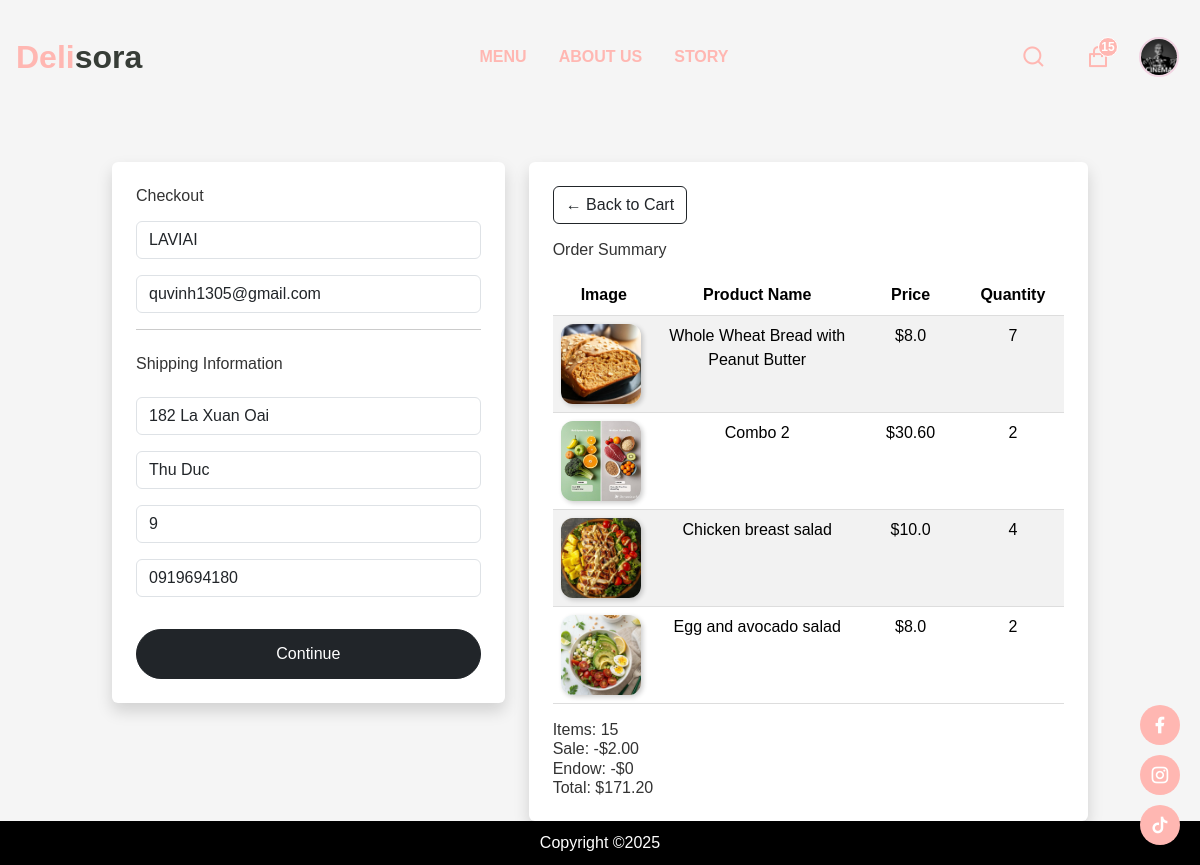
/checkout/ (signed in), run on an earlier commit of the app's database.
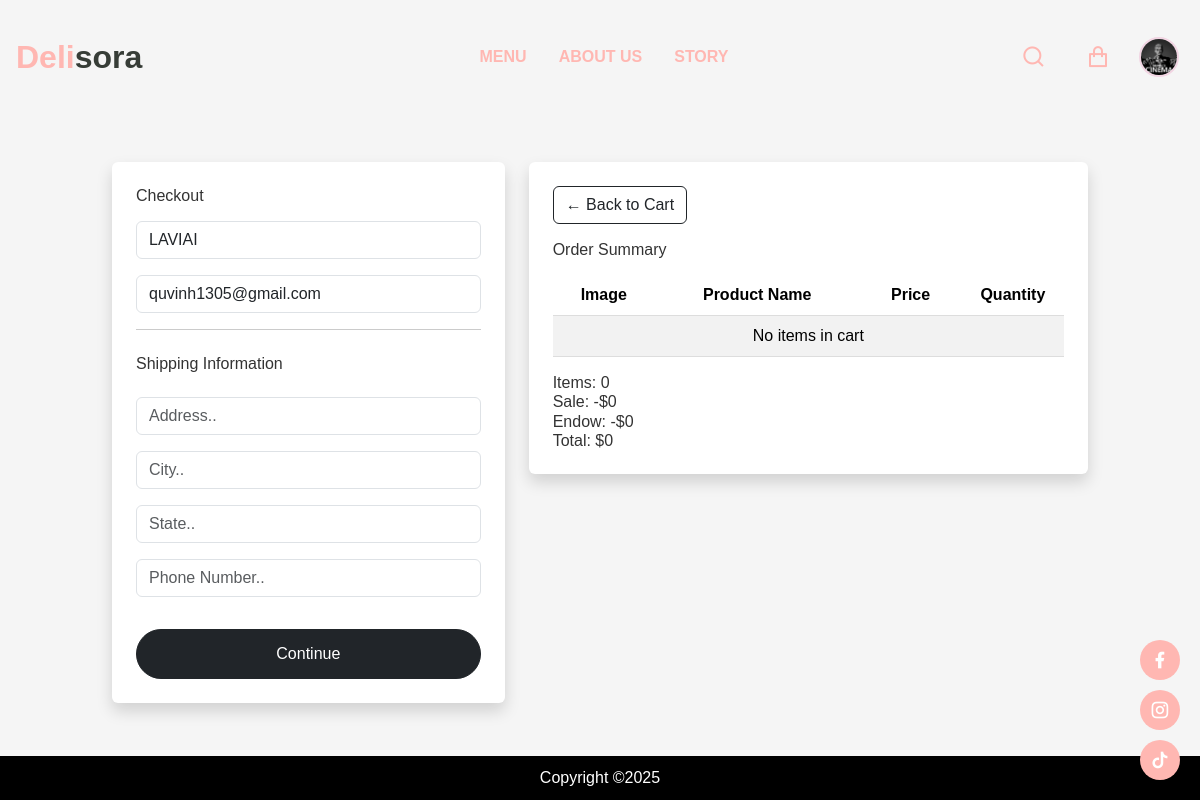
And on a later commit of the database.
### app/models.py (models this page shows, shortened)
class ShippingAddress(models.Model):
    customer = models.ForeignKey(Customer, on_delete=models.SET_NULL, blank=True, null=True)
    order = models.ForeignKey(Order, on_delete=models.SET_NULL, blank=True, null=True)
    address = models.CharField(max_length=200, null=True)
    city = models.CharField(max_length=200, null=True)
    mobile = models.CharField(max_length=200, null=True)
    state = models.CharField(max_length=200, null=True)
    date_added = models.DateTimeField(auto_now_add=True)
    def __str__(self):
        return self.address if self.address else "No Address"

class OrderItem(models.Model):
    product = models.ForeignKey(Product, on_delete=models.SET_NULL, blank=True, null=True)
    combo = models.ForeignKey(Combo, on_delete=models.SET_NULL, blank=True, null=True, related_name="order_items")
    order = models.ForeignKey(Order, on_delete=models.SET_NULL, blank=True, null=True)
    quantity = models.IntegerField(default=0, blank=True, null=True)
    date_added = models.DateTimeField(auto_now_add=True)
    @property
    def get_total(self):
        if self.combo:
            return self.combo.get_combo_price * self.quantity
        elif self.product:
            return self.product.final_price * self.quantity
        return 0

class BaseProduct(models.Model):
    name = models.CharField(max_length=200, null=True)
    image = models.ImageField(upload_to='products/', null=True, blank=True)
    detail = models.TextField(null=True, blank=True)
    description = models.TextField(null=True, blank=True)
    class Meta:
        abstract = True
    @property
    def imageURL(self):
        try:
            return self.image.url
        except:
            return ''

class Product(BaseProduct):
    category = models.ManyToManyField(Category, related_name='products')
    price = models.FloatField()
    digital = models.BooleanField(default=False, null=True, blank=False)
    calories = models.IntegerField(default=0)
    protein = models.FloatField(default=0)
    carbs = models.FloatField(default=0)
    fat = models.FloatField(default=0)
    sale = models.BooleanField(default=False)
    discount_percentage = models.FloatField(default=0, null=True, blank=True)
    sale_price = models.FloatField(default=0, null=True, blank=True)
    created_at = models.DateTimeField(auto_now_add=True) #New attribute
    @property
    def final_price(self):
        if self.sale:
            if self.sale_price and self.sale_price > 0:
                return self.sale_price
            elif self.discount_percentage and self.discount_percentage > 0:
                return Decimal(self.price) * (1 - Decimal(self.discount_percentage) / 100)
        return Decimal(self.price)

class Combo(BaseProduct):
    products = models.ManyToManyField(Product, through='ComboItem')
    discount_percentage = models.FloatField(default=0)
    @property
    def get_combo_price(self):
        total_price = sum(item.product.price * item.quantity for item in self.comboitem_set.all())
        discount_amount = (total_price * self.discount_percentage) / 100
        return Decimal(total_price - discount_amount).quantize(Decimal("0.01"), rounding=ROUND_HALF_UP)

class ComboItem(models.Model):
    combo = models.ForeignKey(Combo, on_delete=models.CASCADE)
    product = models.ForeignKey(Product, on_delete=models.CASCADE)
    quantity = models.PositiveIntegerField(default=1)

class Order(models.Model):
    PAYMENT_METHODS = [
        ('cash', 'Cash'),
        ('momo', 'Momo'),
        ('vnpay', 'VNPay'),
        ('bank', 'Bank Transfer'),
]
    customer = models.ForeignKey(Customer, on_delete=models.SET_NULL, blank=True, null=True)
    date_order = models.DateTimeField(auto_now_add=True)
    complete = models.BooleanField(default=False, null=True, blank=False)
    transaction_id = models.CharField(max_length=200, null=True)
    payment_method = models.CharField(max_length=20, choices=PAYMENT_METHODS, null=True, blank=True)
    is_paid = models.BooleanField(default=False)
    used_reward=models.BooleanField(default=False)
    is_scheduled = models.BooleanField(default=False)
    def __str__(self):
        return f"Order {self.id} - {'Paid' if self.is_paid else 'Pending'}"
    @property
    def get_cart_items(self):
        order_items = self.orderitem_set.all()
        return sum([item.quantity for item in order_items])
    @property
    def get_cart_total(self):
        order_items = self.orderitem_set.all()
        total = sum([Decimal(str(item.get_total)) for item in order_items], Decimal("0.00"))
        if self.used_reward:
            total *= Decimal("0.90")
        total = total.quantize(Decimal("0.01"), rounding=ROUND_HALF_UP)
        return max(total, Decimal("0.00"))
    @property
    def get_sale_discount_total(self):
        order_items = self.orderitem_set.all()
        total_discount = sum(
            [(Decimal(item.product.price) - Decimal(item.product.final_price)) * item.quantity for item in order_items
             if item.product and item.product.sale],
            Decimal("0.00")
        )
        return total_discount.quantize(Decimal("0.01"), rounding=ROUND_HALF_UP)
    @property
    def get_endow_discount_total(self):
        if self.used_reward:
            original_total = self.get_cart_total / Decimal("0.90")
            return (original_total * Decimal("0.10")).quantize(Decimal("0.01"), rounding=ROUND_HALF_UP)
        return Decimal("0.00")

### app/views/cart.py (the view, shortened to what this page needs)
# urls.py: path('checkout/', checkout, name='checkout'),
def checkout(request):
    initial_data = {}
    order = None
    if request.user.is_authenticated:
        print("DEBUG - Người dùng đã đăng nhập.")
        try:
            customer = Customer.objects.get(user=request.user)
            print(f"DEBUG - Lấy Customer thành công: {customer}")
            order = Order.objects.filter(customer=customer, complete=False).first()
            if order:
                print(f"DEBUG - Lấy Order thành công: {order}")
            else:
                print("DEBUG - Không tìm thấy Order chưa hoàn thành.")
            if order:
                shipping_address = ShippingAddress.objects.filter(customer=customer).first()
                if shipping_address:
                    print(f"DEBUG - Lấy địa chỉ thành công: {shipping_address}")
                    initial_data = {
                        'address': shipping_address.address,
                        'city': shipping_address.city,
                        'state': shipping_address.state,
                        'mobile': shipping_address.mobile,
                    }
                else:
                    print("DEBUG - Không tìm thấy địa chỉ cho Order này.")
        except Exception as e:
            print(f"DEBUG - Lỗi khi lấy thông tin người dùng đã đăng nhập: {str(e)}")
    if order:
        items = order.orderitem_set.all()
        print(f"DEBUG - Số lượng items trong Order: {len(items)}")
    else:
        items = []
    categories = Category.objects.filter(is_sub=False)
    context = {
        'categories': categories,
        'order': order,
        'items': items,
        'initial_data': initial_data,
    }
    print("DEBUG - Dữ liệu gửi về template:", context)
    return render(request, 'app/checkout.html', context)

### app/models.py (called while the page is built)
    def __str__(self):
        return self.name if self.name else f"Customer {self.id}"

    @property
    def imageURL(self):
        try:
            url = self.customer_image.url
        except:
            url = ''
        return url

    def __str__(self):
        return self.name

### app/templates/app/checkout.html (shortened to what the changed rows need)
{% extends 'app/base.html' %}
{% load static %}
{% block content_checkout %}
<div class="container mt-5">
    <div class="row">
        <div class="col-lg-5">
            <div class="box-element p-4 shadow rounded" id="form-wrapper">
                <form id="form" method="post" action="{% url 'checkout' %}">
                    <div id="shipping-info">
                        <br>
                        <br>
                        <div class="form-group mb-3">
                            <input class="form-control" type="text" name="address" placeholder="Address.."
                                   value="{{ initial_data.address|default:'' }}">
                        </div>
                        <div class="form-group mb-3">
                            <input class="form-control" type="text" name="city" placeholder="City.."
                                   value="{{ initial_data.city|default:'' }}">
                        </div>
                        <div class="form-group mb-3">
                            <input class="form-control" type="text" name="state" placeholder="State.."
                                   value="{{ initial_data.state|default:'' }}">
                        </div>
                        <div class="form-group mb-3">
                            <input class="form-control" type="text" name="mobile" placeholder="Phone Number.."
                                   value="{{ initial_data.mobile|default:'' }}">
                        </div>
                    </div>
                </form>
            </div>
        </div>
        <div class="col-lg-7">
            <div class="box-element p-4 shadow rounded">
                <a class="btn btn-outline-dark mb-3" href="{% url 'cart' %}">&#x2190; Back to Cart</a>
                <h4>Order Summary</h4>
                <table class="table table-striped mt-3">
                    <thead>
                        <tr>
                            <th style="width: 20%;">Image</th>
                            <th style="width: 40%;">Product Name</th>
                            <th style="width: 20%;">Price</th>
                            <th style="width: 20%;">Quantity</th>
                        </tr>
                    </thead>
                    <tbody>
                        {% for item in items %}
                        {% if item.combo %}
                        <tr>
                            <td><img class="cart-product-img" src="{{ item.combo.imageURL }}" alt="{{ item.combo.name }}" ></td>
                            <td>{{ item.combo.name }}</td>
                            <td>${{ item.combo.get_combo_price }}</td>
                            <td>{% if item.quantity >= 1 %}
                                    {{ item.quantity }}
                                {% endif %}</td>
                        </tr>
                        {% elif item.product %}
                        <tr>
                            <td><img class="cart-product-img" src="{{ item.product.imageURL }}" alt="{{ item.product.name }}" ></td>
                            <td>{{ item.product.name }}</td>
                            <td>${{ item.product.price }}</td>
                            <td>{{ item.quantity }}</td>
                        </tr>
                        {% endif %}
                        {% empty %}
                        <tr>
                            <td colspan="4" class="text-center">No items in cart</td>
                        </tr>
                        {% endfor %}
                    </tbody>
                </table>
                <h5 class="mt-3">Items: {{ order.get_cart_items|default:0 }}</h5>
                <h5>Sale: -${{ order.get_sale_discount_total|default:0 }}</h5>
                <h5>Endow: -${{ order.get_endow_discount_total|default:0 }}</h5>
                <h5>Total: ${{ order.get_cart_total|default:0 }}</h5>
            </div>
        </div>
    </div>
</div>
{% endblock content_checkout %}

### app/templates/app/base.html (shortened to what this page needs)
{% load static %}
<!DOCTYPE html>
<html lang="en">
  <head>
    <link href="https://cdn.jsdelivr.net/npm/bootstrap@5.3.3/dist/css/bootstrap.min.css" rel="stylesheet">
    <link href="https://getbootstrap.com/docs/5.3/assets/css/docs.css" rel="stylesheet">
    <link href="https://cdn.jsdelivr.net/npm/remixicon@4.1.0/fonts/remixicon.css" rel="stylesheet" />
      {% block extra_css %}
    <link rel="stylesheet" href="{% static 'app/css/styles.css' %}">
    {% endblock %}
    <script src="https://cdn.tailwindcss.com"></script>
  </head>
  <body class="{% block body_class %}{% endblock %}">
    <div class="main-container">
      <nav>
        <div class="nav__header">
          <div class="nav__logo">
            <a href="{% url 'home' %}">
              <span class="half1">Deli</span><span class="half2">sora</span>
            </a>
          </div>
        </div>
        <ul class="nav__links" id="nav-links">
          <li><a href="{% url 'menu' %}">MENU</a></li>
          <li><a href="{% url 'aboutus' %}">ABOUT US</a></li>
          <li><a href="{% url 'contact' %}">STORY</a></li>
        </ul>
        <div class="nav__btns">
          <button class="btn search-btn" id="openSearch">
              <i class="ri-search-line"></i>
          </button>
          <button class="btn cart-btn" onclick="window.location.href='{% url 'cart' %}'">
              <i class="ri-shopping-bag-line"></i>
              {% if request.user.is_authenticated %}
                  {% if request.cartItems > 0 %}
                      <span class="cart-count">{{ request.cartItems }}</span>
                  {% endif %}
              {% else %}
                  {% if request.session.cartItems > 0 %}
                      <span class="cart-count">{{ request.session.cartItems }}</span>
                  {% endif %}
              {% endif %}
          </button>
          {% if user.is_authenticated %}
          <div class="dropdown">
              <button class="btn p-0 border-0 position-relative" type="button" id="userDropdown" data-bs-toggle="dropdown">
                    <img src="{{ request.user.customer.imageURL|default:'https://bootdey.com/img/Content/avatar/avatar1.png' }}"
                         alt="Avatar" class="rounded-circle" width="40" height="40">
                </button>
            </div>
          {% else %}
          <a href="{% url 'login' %}" class="btn"><i class="ri-user-line"></i></a>
          {% endif %}
        </div>
      </nav>
      <div class="socials">
          <span><a href="https://www.facebook.com/" target="_blank"><i class="ri-facebook-fill"></i></a></span>
          <span><a href="https://www.instagram.com/" target="_blank"><i class="ri-instagram-line"></i></a></span>
          <span><a href="https://www.tiktok.com/" target="_blank"><i class="ri-tiktok-fill"></i></a></span>
      </div>
      <div class="container">
        {% block content_checkout %}{% endblock content_checkout %}
      </div>
      <footer>
        Copyright ©2025
      </footer>
    </div>
  </body>
</html>

What changed in the data, as far as the page shows it:
no longer on this page (row unchanged): ShippingAddress: address "182 La Xuan Oai", city "Thu Duc", mobile "0919694180"
no longer on this page (row unchanged): OrderItem: product.imageURL (picture), product.name "Whole Wheat Bread with Peanut Butter", product.price "8.0", quantity "7"
no longer on this page (row edited): OrderItem: combo.imageURL (picture), combo.name "Combo 2", combo.get_combo_price "30.60", quantity "2"
no longer on this page (row unchanged): OrderItem: product.imageURL (picture), product.name "Chicken breast salad", product.price "10.0", quantity "4"
no longer on this page (row unchanged): OrderItem: product.imageURL (picture), product.name "Egg and avocado salad", product.price "8.0", quantity "2"
no longer on this page (row edited): Order: get_cart_items "15", get_sale_discount_total "2.00", get_endow_discount_total "0", get_cart_total "171.20"
Also different on the page:
form field state: "9" → (not shown)
{{ order.get_cart_items|default:0 }}: (not shown) → "0"
{{ order.get_sale_discount_total|default:0 }}: (not shown) → "0"
{{ order.get_endow_discount_total|default:0 }}: (not shown) → "0"
{{ order.get_cart_total|default:0 }}: (not shown) → "0"
{{ request.cartItems }}: "15" → (not shown)
text now shown: "No items in cart"
